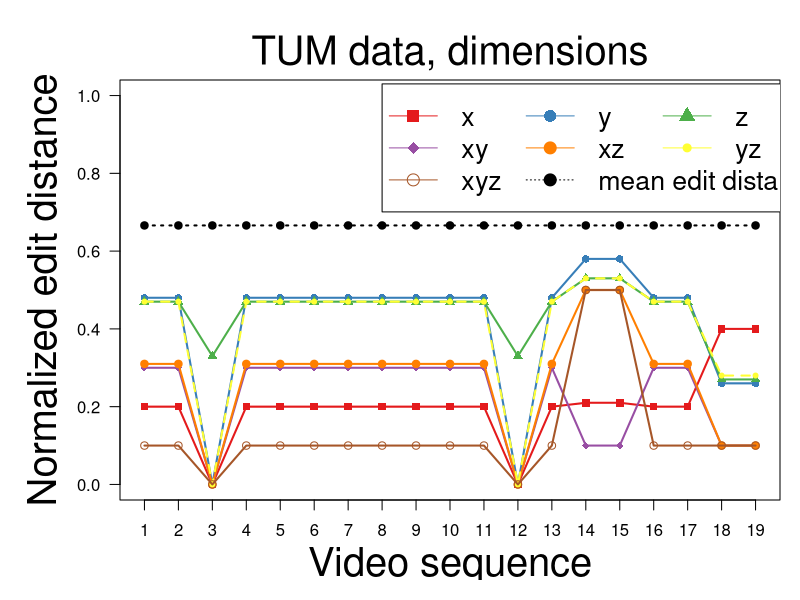

Write the R code that produced this figure.
library(RColorBrewer)

# Define data (x: videos, y: fit of model, edit distance with Damerau-Levenshtein)
xdata <- c(1,2,3,4,5,6,7,8,9,10,11,12,13,14,15,16,17,18,19)
x <- c(0.2,0.2,0,0.2,0.2,0.2,0.2,0.2,0.2,0.2,0.2,0,0.2,0.21,0.21,0.2,0.2,0.4,0.4)
y <- c(0.48,0.48,0,0.48,0.48,0.48,0.48,0.48,0.48,0.48,0.48,0,0.48,0.58,0.58,0.48,0.48,0.26,0.26)
z <- c(0.47,0.47,0.33,0.47,0.47,0.47,0.47,0.47,0.47,0.47,0.47,0.33,0.47,0.53,0.53,0.47,0.47,0.27,0.27)
xy <- c(0.3,0.3,0,0.3,0.3,0.3,0.3,0.3,0.3,0.3,0.3,0,0.3,0.1,0.1,0.3,0.3,0.1,0.1)
xz <- c(0.31,0.31,0,0.31,0.31,0.31,0.31,0.31,0.31,0.31,0.31,0,0.31,0.5,0.5,0.31,0.31,0.1,0.1)
yz <- c(0.47,0.47,0,0.47,0.47,0.47,0.47,0.47,0.47,0.47,0.47,0,0.47,0.53,0.53,0.47,0.47,0.28,0.28)
xyz <- c(0.1,0.1,0,0.1,0.1,0.1,0.1,0.1,0.1,0.1,0.1,0,0.1,0.5,0.5,0.1,0.1,0.1,0.1)
avg <- c(0.666,0.666,0.666,0.666,0.666,0.666,0.666,0.666,0.666,0.666,0.666,0.666,0.666,0.666,0.666,0.666,0.666,0.666,0.666)
  
col = brewer.pal(n=7,name='Set1')


par(oma=c(1,1,1,1))
par(mar=c(4,5,3,0))

# Plot x
plot(xdata, x, type='o', col=col[1], pch=15, lty=1, ylim=c(0,1.0), lwd=2, 
     ylab='Normalized edit distance', main="TUM data, dimensions",
     xlab='Video sequence', las=1, xaxt='n', cex.lab=2.4, cex.main=2.4, font.main=1)
axis(side=1, at=1:19, labels=xdata, cex.axis=1)


# Plot y
points(xdata, y, col=col[2], pch=16)
lines(xdata, y, col=col[2], lty=1, lwd=2)

# Plot z
points(xdata, z, col=col[3], pch=17)
lines(xdata, z, col=col[3], lty=1, lwd=2)

# Plot xy
points(xdata, xy, col=col[4], pch=18)
lines(xdata, xy, col=col[4], lty=1, lwd=2)

# Plot xz
points(xdata, xz, col=col[5], pch=19)
lines(xdata, xz, col=col[5], lty=1, lwd=2)

# Plot yz
points(xdata, yz, col=col[6], pch=20)
lines(xdata, yz, col=col[6], lty=2, lwd=2)

# Plot xyz
points(xdata, xyz, col=col[7], pch=21)
lines(xdata, xyz, col=col[7], lty=1, lwd=2)

# Plot avg/baseline
points(xdata, avg, col='black', pch=19)
lines(xdata, avg, col='black', lty=3, lwd=2)


# Plot legend in 3 columns
legend_order <- matrix(1:9, ncol=3, byrow=TRUE)

legend(8,1.03, c('x','y','z','xy','xz','yz','xyz','mean edit distance')[legend_order], 
       col=c(col[1],col[2],col[3],col[4],col[5],col[6],col[7],'black')[legend_order], 
       pch=c(15,16,17,18,19,20,21,19)[legend_order], lty=c(1,1,1,1,1,1,1,3)[legend_order], ncol=3, cex=1.6,
       text.width=1.7)
